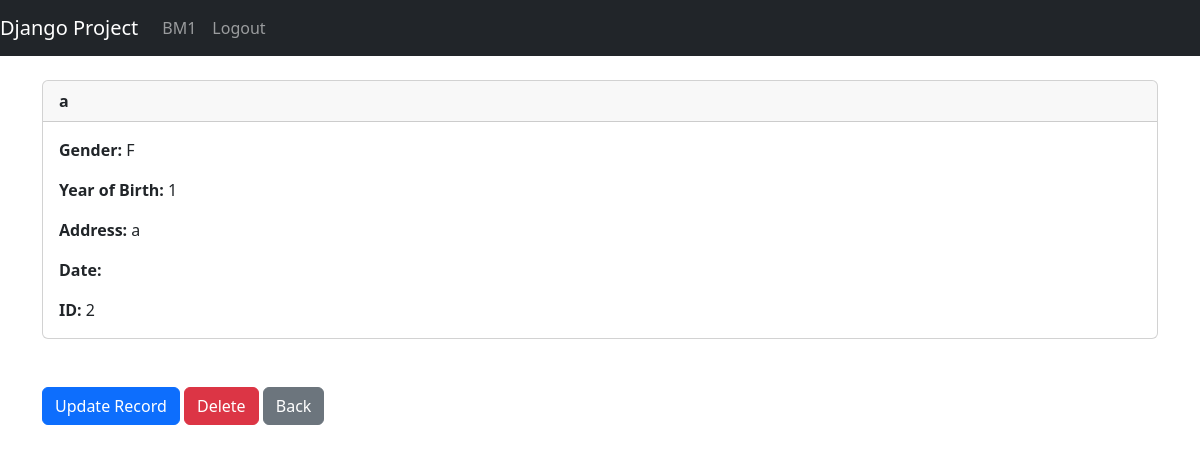
The page /record/2 (signed in) on the database its author committed.
### myapp/models.py (models this page shows)
class PatientRecord(models.Model):
	name = models.CharField(max_length = 100)
	gender = models.CharField(max_length = 100)
	year = models.IntegerField()
	addr = models.CharField(max_length = 100)
	date = models.DateField(default='2024-01-01')

### myapp/views.py (the view)
# urls.py: path("record/<int:pk>", views.customer_record, name = "record"),
def customer_record(request,pk):
	if request.user.is_authenticated:
		customer_record = PatientRecord.objects.get(id = pk)
		return render(request, 'record.html', {'customer_record':customer_record})
	else:
		messages.success(request, "You must be logged in to use that page!")
		return redirect('home')

### myapp/templates/record.html (shortened to what this page needs)
{% extends 'base.html' %}
{% block content %}
<div class="card">
    <div class="card-header"><strong>
          {{ customer_record.name }}</strong>
    </div>
    <div class="card-body">
  <p class="card-text">
  <strong>Gender: </strong>{{ customer_record.gender }}</p>
  <p class="card-text">
  <strong>Year of Birth: </strong>{{ customer_record.year }}</p>
  <p class="card-text">
  <strong>Address: </strong>{{ customer_record.addr }}</p>
  <p class="card-text">
  <strong>Date: </strong>{{ customer_record.created_at }}</p>
  <p class="card-text">
  <strong>ID: </strong>{{ customer_record.id }}</p>
    </div>
  </div>
  <br/><br/>
  <a href="{% url 'update_record' customer_record.id %}" class="btn btn-primary">Update Record</a>
  <a href="{% url 'delete_record' customer_record.id %}" class="btn btn-danger">Delete</a>
  <a href="{% url 'record_all' %}" class="btn btn-secondary">Back</a>
{%endblock%}

### rows shown on the page
PatientRecord: name "a", gender "F", year "1", addr "a", id "2"
